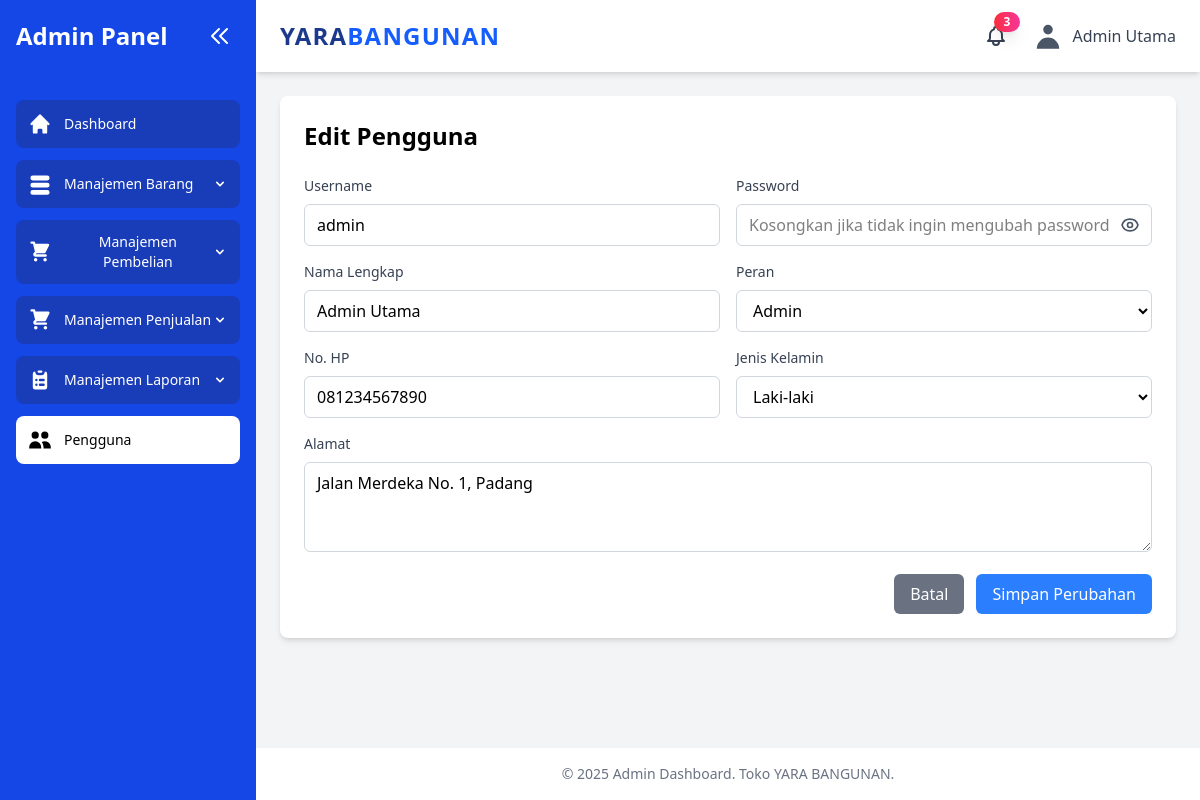
Page /modul/pengguna/edit.php?id=1 (signed in) on the committed database.
### tables this page shows
CREATE TABLE `pengguna` (
  `id_pengguna` int(11) NOT NULL,
  `username_pengguna` varchar(50) NOT NULL,
  `password_pengguna` varchar(255) NOT NULL,
  `nama_lengkap_pengguna` varchar(100) NOT NULL,
  `role_pengguna` enum('admin','kasir','pemilik') NOT NULL,
  `nohp_pengguna` varchar(15) DEFAULT NULL,
  `jenis_kelamin_pengguna` enum('L','P') DEFAULT NULL,
  `alamat_pengguna` text DEFAULT NULL,
  `status_dihapus` tinyint(4) DEFAULT NULL
);

### modul/pengguna/edit.php (the view, shortened to what this page needs)
<?php
    include '../../cek_login.php';
    $id_pengguna = $_GET['id'];
    $query = "SELECT * FROM pengguna WHERE id_pengguna = '$id_pengguna'";
    $result = mysqli_query($koneksi, $query);
    $data = mysqli_fetch_assoc($result);
?>
<?php include '../../layout/header.php'; ?>
<?php include '../../layout/sidebar.php'; ?>
    <main class="flex-1 p-4 sm:p-6 animate-fade-in">
        <div class="bg-white rounded-lg shadow-md p-6 animate-slide-in-up">
            <h2 class="text-2xl font-semibold mb-6">Edit Pengguna</h2>
            <form action="proses_edit.php" method="POST" class="space-y-4 animate-fade-in">
            <div class="grid grid-cols-1 md:grid-cols-2 gap-4">
                <div class="form-group">
                <label class="block text-sm font-medium text-gray-700 mb-2">Username</label>
                <input type="text" name="username_pengguna" value="<?php echo $data['username_pengguna']; ?>" class="w-full px-3 py-2 border border-gray-300 rounded-md focus:outline-none focus:ring-2 focus:ring-blue-500" placeholder="Masukkan username" required>
                </div>
                <div class="form-group">
                    <label for="password" class="block text-sm font-medium text-gray-700 mb-2">Password</label>
                    <div class="relative">
                    <input type="password" id="password" name="password"
                            class="w-full px-3 py-2 border border-gray-300 rounded-md focus:outline-none focus:ring-2 focus:ring-blue-500"
                            placeholder="Kosongkan jika tidak ingin mengubah password">
                    <button type="button" onclick="togglePassword()" class="absolute right-3 top-1/2 transform -translate-y-1/2 text-gray-600 hover:text-gray-800">
                    </button>
                    </div>
                </div>
                <div class="form-group">
                <label class="block text-sm font-medium text-gray-700 mb-2">Nama Lengkap</label>
                <input type="text" name="nama_lengkap_pengguna" value="<?php echo $data['nama_lengkap_pengguna']; ?>" class="w-full px-3 py-2 border border-gray-300 rounded-md focus:outline-none focus:ring-2 focus:ring-blue-500" placeholder="Masukkan nama lengkap" required>
                </div>
                <div class="form-group">
                <label class="block text-sm font-medium text-gray-700 mb-2">Peran</label>
                <select name="role_pengguna" class="w-full px-3 py-2 border border-gray-300 rounded-md focus:outline-none focus:ring-2 focus:ring-blue-500" required>
                    <option value="admin" <?php echo ($data['role_pengguna'] == 'admin') ? 'selected' : ''; ?>>Admin</option>
                </select>
                </div>
                <div class="form-group">
                <label class="block text-sm font-medium text-gray-700 mb-2">No. HP</label>
                <input type="text" name="nohp_pengguna" value="<?php echo $data['nohp_pengguna']; ?>" class="w-full px-3 py-2 border border-gray-300 rounded-md focus:outline-none focus:ring-2 focus:ring-blue-500" placeholder="Masukkan nomor HP" required>
                </div>
                <div class="form-group">
                <label class="block text-sm font-medium text-gray-700 mb-2">Jenis Kelamin</label>
                <select name="jenis_kelamin_pengguna" class="w-full px-3 py-2 border border-gray-300 rounded-md focus:outline-none focus:ring-2 focus:ring-blue-500" required>
                    <option value="L" <?php echo ($data['jenis_kelamin_pengguna'] == 'L') ? 'selected' : ''; ?>>Laki-laki</option>
                </select>
                </div>
            </div>
            <div class="form-group">
                <label class="block text-sm font-medium text-gray-700 mb-2">Alamat</label>
                <textarea name="alamat_pengguna" rows="3" class="w-full px-3 py-2 border border-gray-300 rounded-md focus:outline-none focus:ring-2 focus:ring-blue-500" placeholder="Masukkan alamat lengkap" required><?php echo $data['alamat_pengguna']; ?></textarea>
            </div>
            <div class="flex justify-end space-x-3">
                <a href="index.php" class="px-4 py-2 bg-gray-500 text-white rounded-md hover:bg-gray-600 transition duration-200">Batal</a>
                <button type="submit" onclick="return confirm('Apakah Anda yakin ingin menyimpan perubahan?')" class="px-4 py-2 bg-blue-500 text-white rounded-md hover:bg-blue-600 transition duration-200">Simpan Perubahan</button>
            </div>
            </form>
        </div>
    </main>
<?php include ('../../layout/footer.php'); ?>

### src/style.css (style rules this page uses)
.animate-fade-in { animation: fade-in 0.6s ease-in-out; }
.animate-slide-in-up { animation: slide-in-up 0.5s ease-out; }

### rows in the picture
pengguna: username_pengguna "admin", nama_lengkap_pengguna "Admin Utama", role_pengguna "Admin", nohp_pengguna "081234567890", jenis_kelamin_pengguna "Laki-laki", alamat_pengguna "Jalan Merdeka No. 1, Padang"

### other values in the picture
$total_notifications "3"
$sesi_nama_lengkap_pengguna "Admin Utama"
